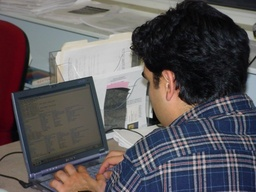
#> input picture computer-vision/p1_Homography/test_data/laptop.jpg, 256 x 192 px, shrunk from 800 x 600 before the run; the run also reads 1 picture not shown here
$ jupyter execute --allow-errors my_work.ipynb
#> lines starting #> are read from the running program, lines starting #| are printed output that depends on the picture
#> further down, image is the input picture: shape (192, 256, 3); mean B, G, R 90.1, 87.7, 91.9
# 1. Rectification

The template below first asks the user to upload three files: an image (`IMAGE`) and two point files (`SOURCE_POINTS_FILE` and `TARGET_POINTS_FILE`).
The point files must be in the form
```
    X1 Y1
    X2 Y2
    X3 Y3
    X4 Y4
```
to define four 2D points.

The `rectify()` below maps the image region defined by the four corners from `SOURCE_POINTS_FILE` to the new region defined by `TARGET_POINTS_FILE`, using the functions
* `build_A()`,
* `compute_H()`,
* `bilinear_interp()`, and
* `warp_homography()`.

Complete these functions in the code cells below, and run Step1-1 to Step1-4. These steps simply do
1. Upload an image file as `IMAGE`, (use "laptop.jpg" for testing)
2. Upload an text file as `SOURCE_POINTS_FILE`, (use "laptop_screen.txt" for testing)
3. Upload an text file as `TARGET_POINTS_FILE`, and (use "laptop_rect.txt" for testing)
4. Run `rectify()` and show the output image.

[cell 1]
import numpy as np

def build_A(pts1, pts2):
    """Constructs the intermediate matrix A used in the computation of an
    homography mapping pts1 to pts2."""
    # pts1: source, pts2: target
    n = pts1.shape[0]
    # left = np.zeros((2 * n, 6))
    # right = np.zeros((2 * n, 3))
    A = np.zeros((2 * n, 9))
    for i, (source, target) in enumerate(zip(pts1, pts2)):
        # source_extended := np.array([x, y, 1])
        source_extended = np.hstack((source, np.array([1])))
        A[2 * i, :3] = source_extended
        A[2 * i + 1, 3 : 6] = source_extended
        A[2 * i:2 * (i + 1), 6 : 9] = -target.reshape(2, -1) @ source_extended.reshape(1, -1)
    return A

[cell 2]
def compute_H(pts1, pts2):
    """Computes an homography mapping one set of co-planar points (pts1) to another (pts2)."""

    # Construct the intermediate A matrix.
    A = build_A(pts1, pts2)

    # Compute the symmetric matrix AtA.
    AtA = A.T @ A

    # Compute the eigenvalues and eigenvectors of AtA.
    values, vectors,  = np.linalg.eig(AtA)

    # Return the eigenvector corresponding to the smallest eigenvalue, reshaped
    # as a 3x3 matrix.
    return  vectors[:, np.argmin(values)].reshape((3, 3))

[cell 3]
def bilinear_interp(image, points: np.array):
    """Looks up the pixel values in an image at a given point using bilinear
    interpolation."""

    # Compute the four integer corner coordinates (top-left/right,
    # bottom-left/right) for interpolation, as well as the fractional part of
    # the coordinates.

    # Interpolate between the top two pixels.

    # Interpolate between the bottom two pixels.

    # Return the result of the final interpolation between top and bottom.

    # pointsは[x, y]．x, yはfloatなので，これを補間するtop-left/right, bottom-left/rightを求めて，それらでpointsの点の色を補間する
    # imageは (height x width x 3)

    # [x, y]
    top_left = np.floor(points).astype("int64")
    top_right = top_left + np.array([1, 0])
    bottom_left = top_left + np.array([0, 1])
    bottom_right = top_left + np.array([1, 1])

    if 0 <= bottom_right[0] < image.shape[1] and 0 <= bottom_right[1] < image.shape[0]:
        a, b = points - top_left  # 横・縦の比
        rgb = (
            a * b * image[top_left[1], top_left[0], :]
            + (1 - a) * b * image[top_right[1], top_right[0], :]
            + a * (1 - b) * image[bottom_left[1], bottom_left[0], :]
            + (1 - a) * (1 - b) * image[bottom_right[1], bottom_right[0], :]
        )
        return rgb
    return np.zeros(3)

[cell 4]
def warp_homography(source, target_shape: np.ndarray, Hinv):
    """Warp the source image into the target coordinate frame using a provided
    inverse homography transformation."""
    # NOTE: This can be done much more efficiently (>10x faster) in Python
    # using a series of numpy array operations as opposed to a for loop.

    # Hints for fast version:
    # * Read about numpy broadcasting rules and reshaping operations.
    # * Look up numpy.mgrid / meshgrid for tips on how to quickly generate an
    #   array containing coordinates of all of the points in an image.
    # * You can modify your bilinear_interp() function to take an array of
    #   points instead of single points. Express the actions in this function
    #   using the aforementioned array operations.

    # Warp the source image to the corresponding coordinate system in the
    # output image by:
    #     * transforming points in the output image to the source image space (using the homography)
    #     * looking up pixel values in the source image at the transformed points (using bilinear interpolation)

    # 1. まずはoutput image空間をsource image空間に持っていく（meshグリッドの作成）
    # meshgridが表すのは，「output空間で表したグリッドは，直交座標で表すとこうなる」
    # 格子点がピクセル
    # meshgridで作るのはoutput空間中心で考えたときのgrid（つまり 0, 1, 2, 3, ...と等間隔で並んでいるグリッド）．これをHinvで変換する
    height, width, _ = target_shape
    XX, YY = np.meshgrid(np.arange(width), np.arange(height))
    transformed_XY = Hinv @ np.vstack((XX.reshape(1, -1), YY.reshape(1, -1), np.ones((1, height * width))))
    transformed_XY /= transformed_XY[2] # [[x], [y], [d]] を d で割る
    transformed_XX = transformed_XY[0].reshape(height, width) # output空間から見た直交座標のgrid（Grid点に対応するx座標）
    transformed_YY = transformed_XY[1].reshape(height, width) # output空間から見た直交座標のgrid（Grid点に対応するy座標）
    # output imageの[0, 0]成分は，source画像の[transformed_XX[0, 0], transformed_YY[0, 0]]成分と同じ
    output = np.zeros((*target_shape,))
    for i in range(height):
        for j in range(width):
            output[i, j] = bilinear_interp(source, np.array((transformed_XX[i, j], transformed_YY[i, j])))
    return output

[cell 5]
def rectify(image, planar_points, target_points):
    # Compute the rectifying homography that warps the planar points to the
    # target rectangular region.
    H = compute_H(planar_points, target_points)

    # Apply the rectifying homography to the bounding box of the planar image
    # to find its corresponding bounding box in the rectified space.
    h, w, _ = image.shape
#> h = 192; w = 256
    # [x, y]
    corners = np.array([[0, 0], [w-1, 0], [0, h-1], [w-1, h-1]]) # top_left, top_right, bottom_left, bottom_right
#> corners = [[0, 0], [255, 0], [0, 191], [255, 191]]
    rectified_space = H @ np.vstack((corners.T, np.ones((1, corners.shape[0]))))
    rectified_space /= rectified_space[2] # [[x], [y], [d]] を d で割る
    r_left, r_right, r_top, r_bottom = map(int, [np.min(rectified_space[0]), np.max(rectified_space[0]), np.min(rectified_space[1]), np.max(rectified_space[1])])
#> r_left = -19; r_right = 183; r_top = -174; r_bottom = -42
    # offset_w, offset_h = rectified_space.T[0, :2].astype("int64") # r_top_left
    target_shape = np.array([r_bottom - r_top, r_right - r_left, 3])
#> target_shape = [132, 202, 3]

    # Offset the rectified bounding box such that its minimum point (the top
    # left corner) lies at the origin of the rectified space.

    # Compute the inverse homography to warp between the offset, rectified
    # bounding box and the bounding box of the input image.
    Hinv = np.linalg.inv(H) @ np.array([[1, 0, r_left], [0, 1, r_top], [0, 0, 1]])

    # Perform inverse warping and return the result.
    return warp_homography(image, target_shape, Hinv)
#> the loop in warp_homography, `for i in range(height):` made 132 passes
#> after the loop in warp_homography, `for i in range(height):`:
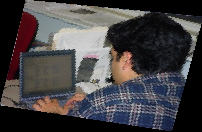
#> output: shape (132, 202, 3) float64; mean B, G, R 67, 65, 67.8

[cell 6]
# colaboratory-specific helper functions

import cv2
import numpy as np
import matplotlib.pyplot as plt
# [15 lines of commented-out code are left out]

[cell 7]
from pathlib import Path
datapath = Path("test_data")

## Step 1-1: Upload `IMAGE`

[cell 8]
# image = cv2.imread(upload('IMAGE:'), cv2.IMREAD_COLOR) # Use laptop.jpg for testing
image = cv2.imread(str(datapath / "laptop.jpg"), cv2.IMREAD_COLOR)
plt.imshow(cv2.cvtColor(image, cv2.COLOR_BGR2RGB))

## Step 1-2: Upload `SOURCE_POINTS_FILE`

[cell 9]
# pts1 = np.loadtxt(upload('SOURCE_POINTS_FILE:')) # Use laptop_screen.txt for testing
pts1 = np.loadtxt(str(datapath / "laptop_screen.txt"))
print(pts1)

## Step 1-3:  TARGET_POINTS_FILE

[cell 10]
# pts2 = np.loadtxt(upload('TARGET_POINTS_FILE:')) # Use laptop_rect.txt for testing
pts2 = np.loadtxt(str(datapath / "laptop_rect.txt"))
print(pts2)

## Step 1-4: Rectify

[cell 11]
rectified = rectify(image, pts1, pts2).astype(np.uint8)

plt.imshow(cv2.cvtColor(rectified, cv2.COLOR_BGR2RGB))
plt.show()

# Just in case you want to download the output

# cv2.imwrite("rectified.png", rectified)plt.imshow(cv2.cvtColor(rectified, cv2.COLOR_BGR2RGB))
plt.show()

# 2. Composition

The function `composite()` below superimposes a region of a `source` image on top of a region of a `target` image. The source and the target regions are specified by corresponding points as done for `rectify()` above.

The function also takes a `mask` image which defines the transparency of `source`. This works as a stencil buffer if `mask` is a binary image, or as an alpha blending mask if grayscale.

[cell 12]
def blend_with_mask(source, target, mask):
    """Blends the source image with the target image according to the mask.
    Pixels with value "1" are source pixels, "0" are target pixels, and
    intermediate values are interpolated linearly between the two."""
    # targetがsourceの次元で与えられている場合
    return source * mask + target * (1 - mask)

[cell 13]
def composite(source, target, source_pts, target_pts, mask):
    """Composites a masked planar region of the source image onto a
    corresponding planar region of the target image via homography warping."""

    # Compute the homography to warp points from the target to the source coordinate frame.
    H = compute_H(target_pts, source_pts)

    # Warp the images using the homography.
    source_shape = source_pts[2].astype("int64") + np.array([1, 1])
    source_shape = np.array([source_shape[1], source_shape[0], 3])
    warped_target = warp_homography(target, source_shape, Hinv=np.linalg.inv(H))
    blended = blend_with_mask(source, warped_target, mask)
    warped_blended = warp_homography(blended, target.shape, Hinv=H)
    # warped_blendedのうち，0の部分を1に変換し,0より大きい部分を0に変換する
    mask4blend = 1 - (warped_blended > 0)
    return target * mask4blend + warped_blended
    # Blend the warped images.

## Step 2-1: Upload `SOURCE` image

[cell 14]
# source = cv2.imread(upload('SOURCE:'), cv2.IMREAD_COLOR) # Use panda.png for testing
source = cv2.imread(str(datapath / "panda.png"), cv2.IMREAD_COLOR)
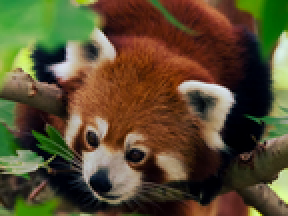
#> input picture computer-vision/p1_Homography/test_data/panda.png, 144 x 108 px, shrunk from 449 x 336 before the run (shown 2 times larger)
#> source is the input picture: shape (108, 144, 3); mean B, G, R 47.3, 76, 88
plt.imshow(cv2.cvtColor(source, cv2.COLOR_BGR2RGB))
plt.show()

## Step 2-2: Upload `TARGET` image

[cell 15]
# target = cv2.imread(upload('TARGET:'), cv2.IMREAD_COLOR) # Use laptop.jpg for testing
target = cv2.imread(str(datapath / "laptop.jpg"), cv2.IMREAD_COLOR)
plt.imshow(cv2.cvtColor(target, cv2.COLOR_BGR2RGB))

## Step 2-3: Upload `SOURCE_POINTS` file

[cell 16]
# source_pts = np.loadtxt(upload('SOURCE_POINTS_FILE:')) # Use panda_point.txt for testing
source_pts = np.loadtxt(str(datapath / "panda_points.txt"))
print(source_pts)

## Step 2-4: Upload `TARGET_POINTS` file

[cell 17]
# target_pts = np.loadtxt(upload('TARGET_POINTS_FILE:')) # Use laptop_screen.txt for testing
target_pts = np.loadtxt(str(datapath / "laptop_screen.txt"))
print(target_pts)

## Step 2-5: Upload `MASK` image

[cell 18]
# mask = cv2.imread(upload('MASK:'), cv2.IMREAD_GRAYSCALE) # Use panda_mask.png for testing
mask = cv2.imread(str(datapath / "panda_mask.png"), cv2.IMREAD_GRAYSCALE)
#> mask: shape (108, 144); every value is 255
plt.imshow(mask)
print(mask.shape)
#| (108, 144)

mask = mask[:, :, np.newaxis]
print(mask.shape)
#| (108, 144, 1)

## Step 2-6: Composite

#> (a cell that did not finish here is left out)

#> in warp_homography (call 2), `transformed_XX = transformed_XY[0].reshape(height, width)`:
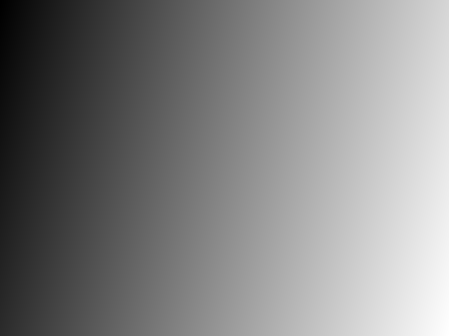
#> transformed_XX: shape (336, 449) float64; min 56, max 323, mean 193.3; drawn with min black and max white
#> in warp_homography (call 2), `transformed_YY = transformed_XY[1].reshape(height, width)`:
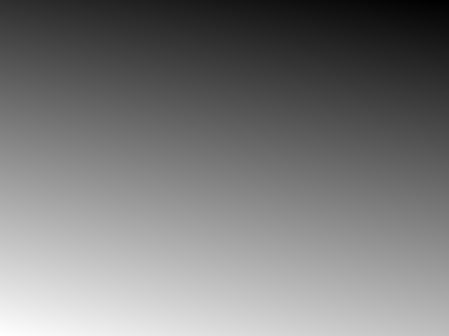
#> transformed_YY: shape (336, 449) float64; min 259, max 521, mean 384.9; drawn with min black and max white
#> after the loop in warp_homography (call 2), `for i in range(height):`: output: shape (336, 449, 3) float64; every value is 0
